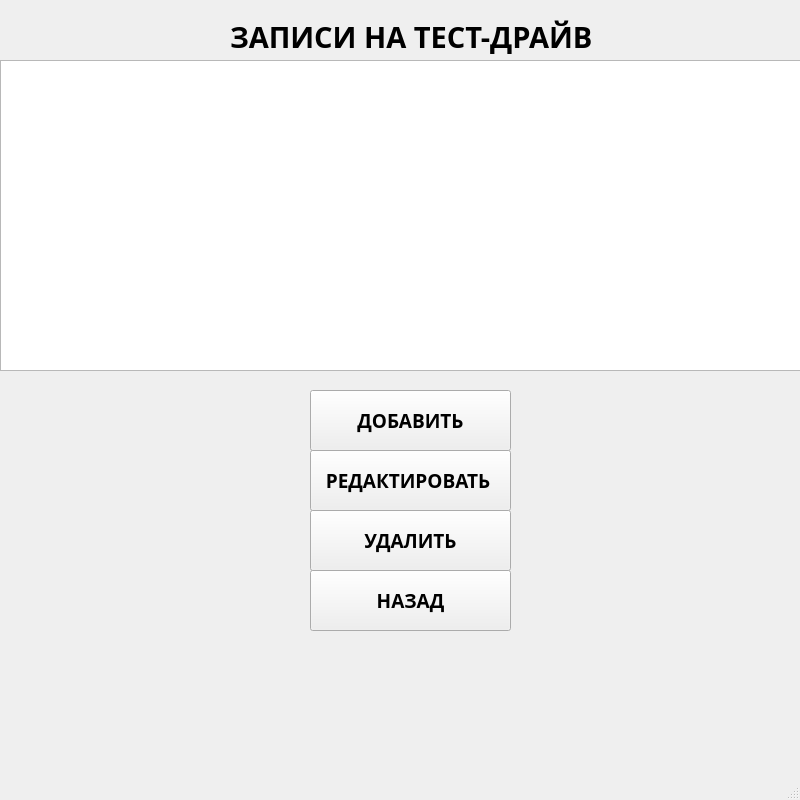
<?xml version="1.0" encoding="UTF-8"?>
<ui version="4.0">
 <class>manager_record_testdive</class>
 <widget class="QMainWindow" name="manager_record_testdive">
  <property name="geometry">
   <rect>
    <x>0</x>
    <y>0</y>
    <width>800</width>
    <height>800</height>
   </rect>
  </property>
  <property name="maximumSize">
   <size>
    <width>800</width>
    <height>800</height>
   </size>
  </property>
  <property name="windowTitle">
   <string>Записи</string>
  </property>
  <widget class="QWidget" name="centralwidget">
   <widget class="QPushButton" name="edit_rectest_button">
    <property name="geometry">
     <rect>
      <x>310</x>
      <y>450</y>
      <width>201</width>
      <height>61</height>
     </rect>
    </property>
    <property name="font">
     <font>
      <family>Tw Cen MT</family>
      <pointsize>14</pointsize>
      <weight>75</weight>
      <bold>true</bold>
     </font>
    </property>
    <property name="text">
     <string>РЕДАКТИРОВАТЬ </string>
    </property>
   </widget>
   <widget class="QPushButton" name="add_rectest_button">
    <property name="geometry">
     <rect>
      <x>310</x>
      <y>390</y>
      <width>201</width>
      <height>61</height>
     </rect>
    </property>
    <property name="font">
     <font>
      <family>Tw Cen MT</family>
      <pointsize>14</pointsize>
      <weight>75</weight>
      <bold>true</bold>
     </font>
    </property>
    <property name="text">
     <string>ДОБАВИТЬ</string>
    </property>
   </widget>
   <widget class="QLabel" name="label_6">
    <property name="geometry">
     <rect>
      <x>230</x>
      <y>0</y>
      <width>371</width>
      <height>74</height>
     </rect>
    </property>
    <property name="font">
     <font>
      <family>Tw Cen MT</family>
      <pointsize>22</pointsize>
      <weight>75</weight>
      <bold>true</bold>
     </font>
    </property>
    <property name="text">
     <string>ЗАПИСИ НА ТЕСТ-ДРАЙВ</string>
    </property>
   </widget>
   <widget class="QTableView" name="tableView">
    <property name="geometry">
     <rect>
      <x>0</x>
      <y>60</y>
      <width>801</width>
      <height>311</height>
     </rect>
    </property>
   </widget>
   <widget class="QPushButton" name="back_button">
    <property name="geometry">
     <rect>
      <x>310</x>
      <y>570</y>
      <width>201</width>
      <height>61</height>
     </rect>
    </property>
    <property name="font">
     <font>
      <family>Tw Cen MT</family>
      <pointsize>14</pointsize>
      <weight>75</weight>
      <bold>true</bold>
     </font>
    </property>
    <property name="text">
     <string>НАЗАД</string>
    </property>
   </widget>
   <widget class="QPushButton" name="delete_rectest_button">
    <property name="geometry">
     <rect>
      <x>310</x>
      <y>510</y>
      <width>201</width>
      <height>61</height>
     </rect>
    </property>
    <property name="font">
     <font>
      <family>Tw Cen MT</family>
      <pointsize>14</pointsize>
      <weight>75</weight>
      <bold>true</bold>
     </font>
    </property>
    <property name="text">
     <string>УДАЛИТЬ</string>
    </property>
   </widget>
  </widget>
  <widget class="QMenuBar" name="menubar">
   <property name="geometry">
    <rect>
     <x>0</x>
     <y>0</y>
     <width>800</width>
     <height>21</height>
    </rect>
   </property>
  </widget>
  <widget class="QStatusBar" name="statusbar"/>
 </widget>
 <resources/>
 <connections/>
</ui>
